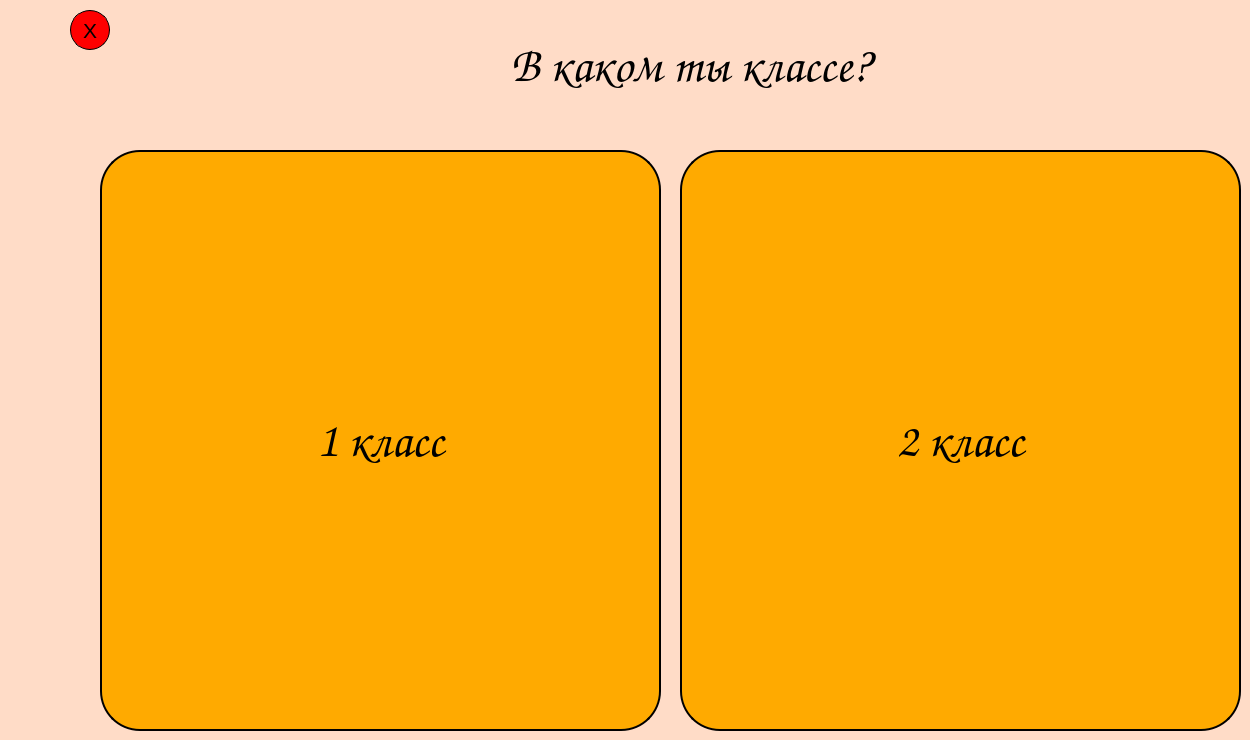
    <widget class="QWidget" name="chooseClassPage">
     <property name="styleSheet">
      <string notr="true">background-color: rgb(255, 220, 199)</string>
     </property>
     <widget class="QLabel" name="label_8">
      <property name="geometry">
       <rect>
        <x>360</x>
        <y>20</y>
        <width>661</width>
        <height>91</height>
       </rect>
      </property>
      <property name="font">
       <font>
        <family>Comic Sans MS</family>
        <pointsize>36</pointsize>
       </font>
      </property>
      <property name="text">
       <string>В каком ты классе?</string>
      </property>
      <property name="alignment">
       <set>Qt::AlignCenter</set>
      </property>
     </widget>
     <widget class="QPushButton" name="firstClassButton">
      <property name="geometry">
       <rect>
        <x>100</x>
        <y>150</y>
        <width>561</width>
        <height>581</height>
       </rect>
      </property>
      <property name="font">
       <font>
        <family>Comic Sans MS</family>
        <pointsize>36</pointsize>
       </font>
      </property>
      <property name="styleSheet">
       <string notr="true">QPushButton#firstClassButton{
background-color: rgb(255, 170, 0);
border-radius: 40px;
border: 2px solid black
}
QPushButton#firstClassButton:hover{
background-color: rgb(235, 150, 0)
}</string>
      </property>
      <property name="text">
       <string>1 класс</string>
      </property>
     </widget>
     <widget class="QPushButton" name="secondClassButton">
      <property name="geometry">
       <rect>
        <x>680</x>
        <y>150</y>
        <width>561</width>
        <height>581</height>
       </rect>
      </property>
      <property name="font">
       <font>
        <family>Comic Sans MS</family>
        <pointsize>36</pointsize>
       </font>
      </property>
      <property name="styleSheet">
       <string notr="true">QPushButton#secondClassButton{
background-color: rgb(255, 170, 0);
border-radius: 40px;
border: 2px solid black
}
QPushButton#secondClassButton:hover{
background-color: rgb(235, 150, 0)
}</string>
      </property>
      <property name="text">
       <string>2 класс</string>
      </property>
     </widget>
     <widget class="QPushButton" name="quitChooseClassPageButton">
      <property name="geometry">
       <rect>
        <x>70</x>
        <y>10</y>
        <width>40</width>
        <height>40</height>
       </rect>
      </property>
      <property name="sizePolicy">
       <sizepolicy hsizetype="Minimum" vsizetype="Maximum">
        <horstretch>0</horstretch>
        <verstretch>0</verstretch>
       </sizepolicy>
      </property>
      <property name="font">
       <font>
        <pointsize>16</pointsize>
       </font>
      </property>
      <property name="styleSheet">
       <string notr="true">QPushButton#quitChooseClassPageButton{
border-radius: 20px;
background-color: rgb(255, 0, 0);
border: 1px solid black;
background-image: 'images/undo.png'
}
QPushButton#quitChooseClassPageButton:hover{
background-color: rgb(235, 0 , 0)
}</string>
      </property>
      <property name="text">
       <string>X</string>
      </property>
     </widget>
    </widget>
